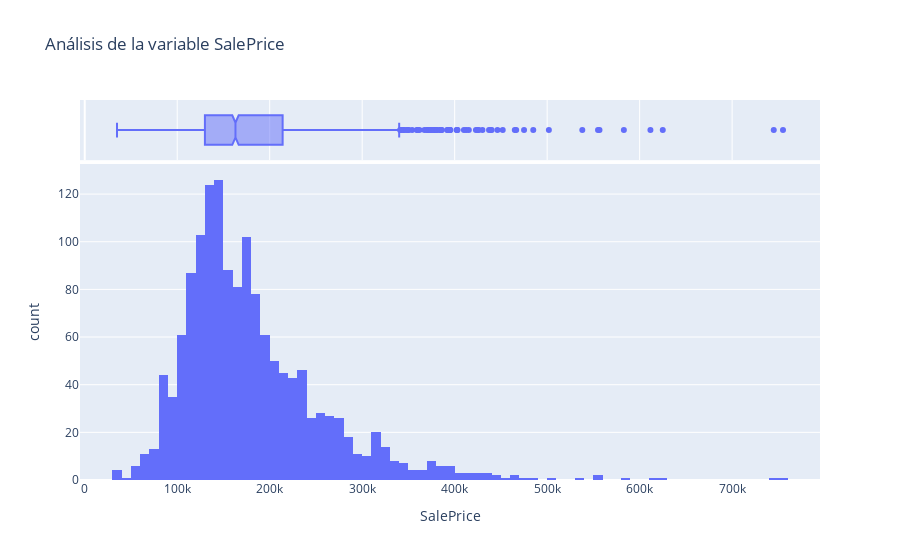

Notebook code for this chart:
### Markdown cell above
> **Pregunta ❓**: ¿Qué nos dicen estos valores de asimetría y curtosis de `SalePrice`?

### Code cell
px.histogram(
    df, x="SalePrice", title="Análisis de la variable SalePrice", marginal="box"
)

### Figure 1 — Plotly figure (JSON) as saved in the notebook; plotly's stock layout.template omitted (floating-point values rounded to 4 significant figures; data arrays with more than 128 entries replaced by an {"elided": "..."} marker saying what was removed)
{"data": [{"alignmentgroup": "True", "bingroup": "x", "hovertemplate": "SalePrice=%{x}<br>count=%{y}<extra></extra>", "legendgroup": "", "marker": {"color": "#636efa", "pattern": {"shape": ""}}, "name": "", "offsetgroup": "", "orientation": "v", "showlegend": false, "type": "histogram", "x": {"elided": "1460 int values"}, "xaxis": "x", "yaxis": "y"}, {"alignmentgroup": "True", "hovertemplate": "SalePrice=%{x}<extra></extra>", "legendgroup": "", "marker": {"color": "#636efa"}, "name": "", "notched": true, "offsetgroup": "", "showlegend": false, "type": "box", "x": {"elided": "1460 int values"}, "xaxis": "x2", "yaxis": "y2"}], "layout": {"barmode": "relative", "legend": {"tracegroupgap": 0}, "title": {"text": "Análisis de la variable SalePrice"}, "xaxis": {"anchor": "y", "domain": [0, 1], "title": {"text": "SalePrice"}}, "xaxis2": {"anchor": "y2", "domain": [0, 1], "matches": "x", "showgrid": true, "showticklabels": false}, "yaxis": {"anchor": "x", "domain": [0, 0.8316], "title": {"text": "count"}}, "yaxis2": {"anchor": "x2", "domain": [0.8416, 1], "matches": "y2", "showgrid": false, "showline": false, "showticklabels": false, "ticks": ""}}}
